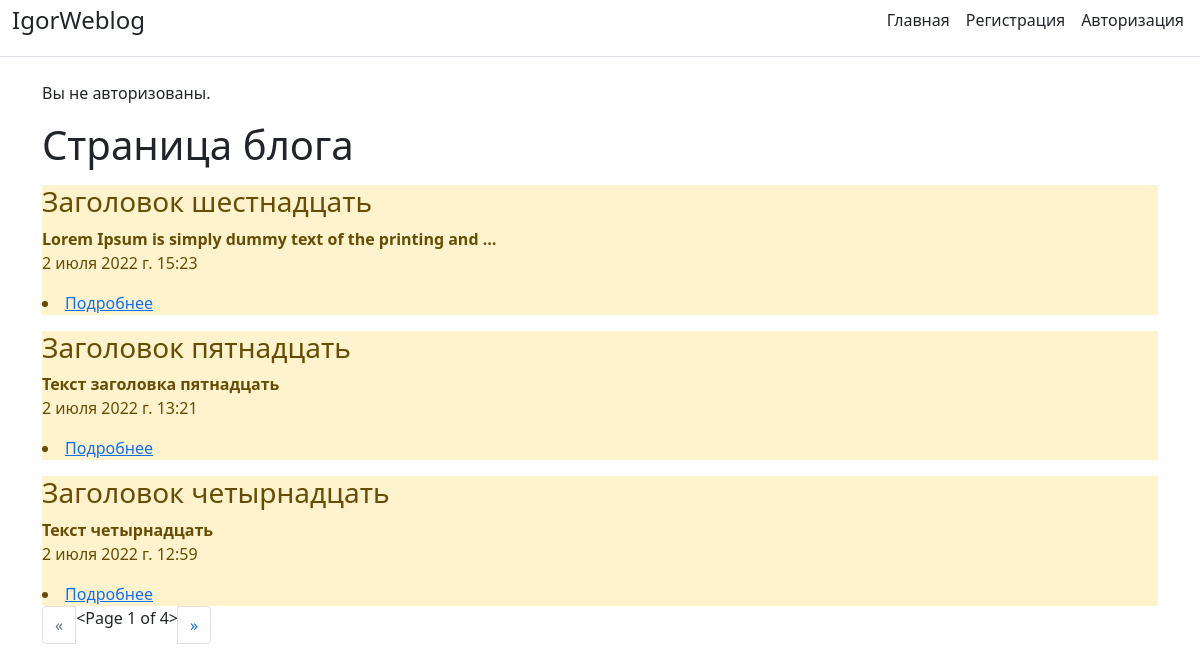
The app's page /, older data.
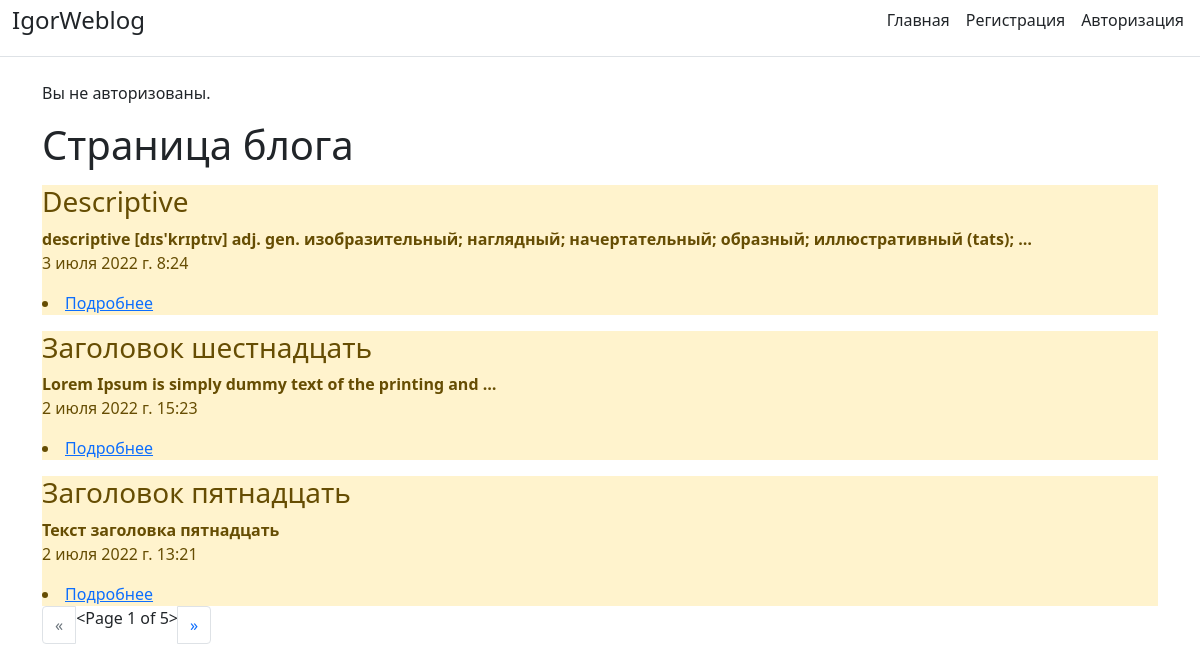
The same page, newer data.
### Blog/models.py (models this page shows, shortened)
class Task(models.Model):
    title = models.CharField('Название', max_length=50)
    task = models.TextField('Текст')
    created_dt = models.DateTimeField('Дата', auto_now=True)
    publish = models.DateTimeField('Публикация', default=timezone.now)
    slug = models.SlugField('Ссылка', max_length=250, unique=True, null=False, blank=True, db_index=True)
    class Meta:
        verbose_name = 'Пост'
        verbose_name_plural = 'Посты'

### Blog/views.py (the view)
# urls.py: path('', views.index, name='index'),
def index(request):
    tasks = Task.objects.all().order_by('-id')
    if 'page' in request.GET:
        page = request.GET.get('page')
    else:
        page = 1
    paginator = Paginator(tasks, 3)
    try:
        tasks = paginator.page(page)
    except PageNotAnInteger:
        tasks = paginator.page(1)
    except EmptyPage:
        tasks = paginator.page(paginator.num_pages)
    page_number = request.GET.get('page')
    page_obj = paginator.get_page(page_number)
    context = {'title': 'Блог главная', 'tasks': tasks, 'page_obj': page_obj, 'page_number': page_number, 'page': page}
    return render(request, 'Blog/index.html', context)

### Blog/templates/Blog/index.html (shortened to what this page needs)
{% extends 'Blog/base.html' %}
{% block content %}
    <h1>Страница блога</h1>
    {% if tasks %}
        {% for i in tasks %}
            <div class="alert-warning mt-3", class="container">
                <h3>{{ i.title }}</h3>
                <b>{{ i.task | truncatewords:10}}</b>
                <p>{{ i.created_dt }}</p>
                <li><a href="/article_detail/{{i.slug}}">Подробнее</a></li>
            </div>
        {% endfor %}
    {% else %}
                <p>У нас нет записей</p>
    {% endif %}
<nav id="pagination" class="col align-self-center" aria-label="Page navigation example">
    <ul class="pagination">
        {% if page_obj.has_previous %}
        <li class="page-item"><a class="page-link" href="?page={{ page_obj.previous_page_number }}">&laquo;</a></li>
        {% else %}
        <li class="page-item disabled"><span class="page-link" href="#" tabindex="-1" aria-disabled="true">&laquo;</span></li>
        {% endif %}
        <li>{{ page_obj }}</li>
        {% if page_obj.has_next %}
        <li class="page-item"><a class="page-link" href="?page={{ page_obj.next_page_number }}">&raquo;</a></li>
        {% else %}
        <li class="page-item disabled"><span class="page-link" href="#" tabindex="-1" aria-disabled="true">&raquo;</span></li>
        {% endif %}
        </ul>
</nav>
</div>
{% endblock %}

Row changes from the older to the newer data that the page shows:
no longer on this page (row unchanged): Task: title "Заголовок четырнадцать", task "Текст четырнадцать", created_dt "2 июля 2022 г. 12:59"
added Task: title "Descriptive", task "descriptive [dɪs'krɪptɪv] adj. gen. изобразительный; наглядный; начертательный; образный; иллюстративный (tats); …", created_dt "3 июля 2022 г. 8:24"
Text that changed along with them:
{{ page_obj }}: "<Page 1 of 4>" → "<Page 1 of 5>"
